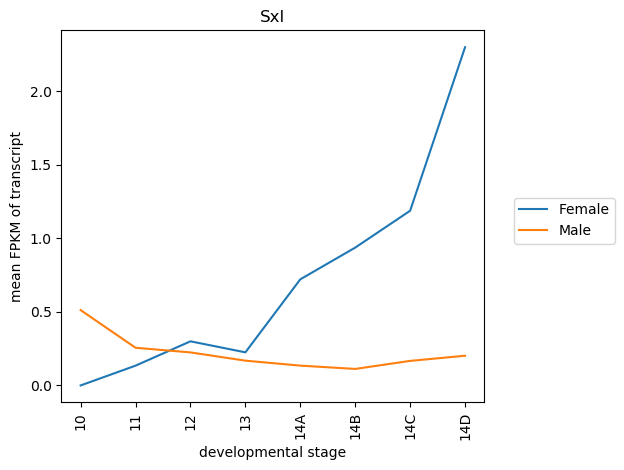

Recreate this plot in Python.
#!/usr/bin/env python3

"""
Usage: ./mean_transcripts.py <gene_name> <samples.csv> <ctab_dir>

<gene_name> Name of gene of interest
<samples.csv> - Path to samples file
<ctab_dir> - Path to directory with .ctab files

Create a timecourse of FPKMs for a given gene transcript and plot vs. stage
Will plot genders separately
"""

import sys
import os
import pandas as pd
import numpy as np
import matplotlib.pyplot as plt

gene_name = sys.argv[1]
samples_file = sys.argv[2]
ctab_file = sys.argv[3]


# mean_transcripts returns the mean of all FPKMs for a gene of interest, within one sample
# mean_transcripts takes gender as an argument to output different results for male/female samples
def mean_transcripts(gender):
    
    df = pd.read_csv(samples_file)
    soi = df.loc[:,"sex"] == str(gender)
    df = df.loc[soi,:]

    all_fpkms = []
    mean_fpkms = []
    # Read .ctab file for sample
    for index, sample, sex, stage in df.itertuples():
        filename = os.path.join(ctab_file, sample, "t_data.ctab")
        ctab_df = pd.read_table(filename)
    
    # Identify rows that have the correct gene name
    # Extract FPKMs for those rows
    # Take mean of FPKMs, and add it to a mean_fpkms - a list that keeps track of them for all samples
        roi = ctab_df.loc[:,"gene_name"] == gene_name
        all_fpkms.append(ctab_df.loc[roi,"FPKM"])
        mean_fpkms.append(np.mean(all_fpkms))
    return mean_fpkms
    
    
# Run mean_transcripts to generate list of FPKMs for male and female samples
mean_f = mean_transcripts("female")
mean_m = mean_transcripts("male")


# Plot mean_transcripts results
fig, ax = plt.subplots()
ax.plot(mean_f, label="Female")
ax.plot(mean_m, label="Male")

ax.set_title(str(gene_name))
ax.set_xlabel("developmental stage")
ax.set_ylabel("mean FPKM of transcript")

my_xticks = ["9", "10","11","12","13","14A","14B","14C","14D"]
ax.set_xticklabels(labels = my_xticks)
plt.xticks(rotation=90)

plt.legend(bbox_to_anchor=(1.07,0.55), loc=2, borderaxespad=0.)

plt.tight_layout()
fig.savefig(str(gene_name) + "_mean_transcripts.png", bbox_inches='tight')
plt.close(fig)

    